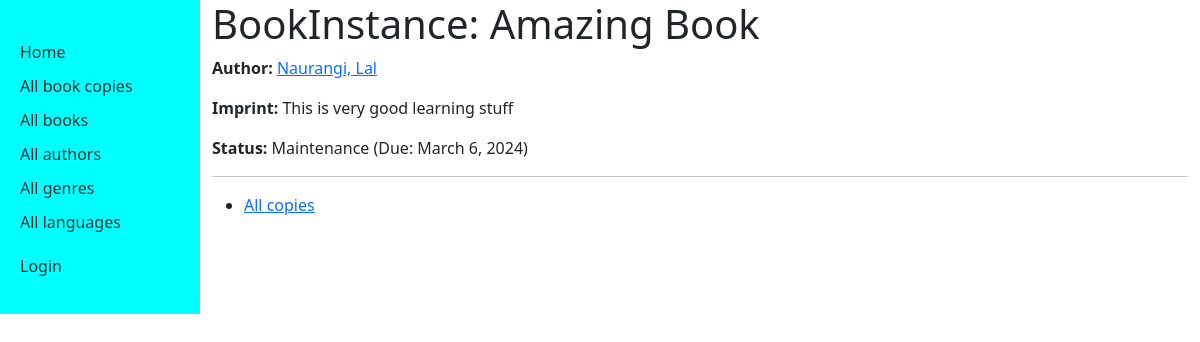
The app's page /catalog/bookinstance/d0f520da-5b27-47b8-87d4-840422eba436 with its own data.
### catalog/models.py (models this page shows, shortened)
class BookInstance(models.Model):
    id = models.UUIDField(primary_key=True, default=uuid.uuid4,
                          help_text="Unique ID for this particular book across whole library")
    book = models.ForeignKey('Book', on_delete=models.RESTRICT, null=True)
    imprint = models.CharField(max_length=200)
    due_back = models.DateField(null=True, blank=True)
    borrower = models.ForeignKey(
        settings.AUTH_USER_MODEL, on_delete=models.SET_NULL, null=True, blank=True)
    LOAN_STATUS = (
        ('d', 'Maintenance'),
        ('o', 'On loan'),
        ('a', 'Available'),
        ('r', 'Reserved'),
    )
    status = models.CharField(
        max_length=1,
        choices=LOAN_STATUS,
        blank=True,
        default='d',
        help_text='Book availability')
    class Meta:
        ordering = ['due_back']
        permissions = (("can_mark_returned", "Set book as returned"),)

class Book(models.Model):
    title = models.CharField(max_length=200)
    author = models.ForeignKey('Author', on_delete=models.RESTRICT, null=True)
    summary = models.TextField(
        max_length=1000, help_text="Enter a brief description of the book")
    isbn = models.CharField('ISBN', max_length=13,
                            unique=True,
                            help_text='13 Character <a href="https://www.isbn-international.org/content/what-isbn'
                                      '">ISBN number</a>')
    genre = models.ManyToManyField(
        Genre, help_text="Select a genre for this book")
    language = models.ForeignKey(
        'Language', on_delete=models.SET_NULL, null=True)
    class Meta:
        ordering = ['title', 'author']
    def display_genre(self):
        """Creates a string for the Genre. This is required to display genre in Admin."""
        return ', '.join([genre.name for genre in self.genre.all()[:3]])
    display_genre.short_description = 'Genre'
    def get_absolute_url(self):
        return reverse('book-detail', args=[str(self.id)])

class Author(models.Model):
    first_name = models.CharField(max_length=100)
    last_name = models.CharField(max_length=100)
    date_of_birth = models.DateField(null=True, blank=True)
    date_of_death = models.DateField('died', null=True, blank=True)
    class Meta:
        ordering = ['last_name', 'first_name']
    def get_absolute_url(self):
        return reverse('author-detail', args=[str(self.id)])
    def __str__(self):
        return f'{self.first_name}, {self.last_name}'

### catalog/views.py (the view)
# urls.py: path('bookinstance/<uuid:pk>', views.BookInstanceDetailView.as_view(),
class BookInstanceDetailView(generic.DetailView):
    model = BookInstance

### templates/catalog/bookinstance_detail.html (shortened to what this page needs)
{% extends "base_generic.html" %}
{% block content %}
<h1>BookInstance: {{ bookinstance.book.title }}</h1>
<p><strong>Author:</strong> <a href="{{ bookinstance.book.author.get_absolute_url }}">{{ bookinstance.book.author }}</a></p>
<p><strong>Imprint:</strong> {{ bookinstance.imprint }}</p>
<p><strong>Status:</strong> {{ bookinstance.get_status_display }} {% if bookinstance.status != 'a' %} (Due: {{bookinstance.due_back}}){% endif %}</p>
<hr>
<ul>
  <li>
    <a href="{{ bookinstance.book.get_absolute_url }}">All copies</a></p>
  </li>
</ul>
{% endblock %}
{% block sidebar %}
  {{ block.super }}
{% endblock %}

### records on screen
BookInstance: book.author "Naurangi, Lal", imprint "This is very good learning stuff", status "Maintenance", due_back "March 6, 2024"
